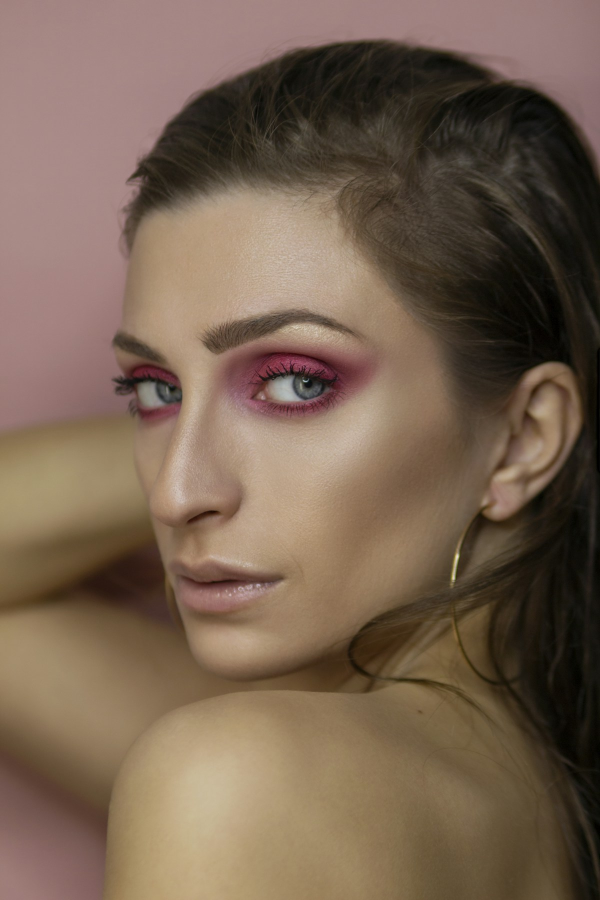
#> input picture website/assets/beauty-eyes.jpg, 1200 x 1800 px (shown at 1/2 size)
$ python smooth_lip_cvat_labels.py --image-dir ../website/assets --source-combined-dir ../website/assets --output-dir out
#> lines starting #> are read from the running program, lines starting #| are printed output that depends on the picture; after the words box and inside, x2 and y2 are one past the last pixel; in counts of white or black regions, pixels touching at a corner belong together
from __future__ import annotations

import argparse
import json
import math
import shutil
import zipfile
from datetime import datetime, timezone
from pathlib import Path
from typing import Any
from xml.etree import ElementTree as ET

import numpy as np
from PIL import Image, ImageDraw, ImageFont


CLASS_NAMES = {
    1: "upper_lip",
    2: "lower_lip",
    3: "inner_mouth",
}

CLASS_COLORS = {
    1: (236, 36, 82, 185),
    2: (255, 92, 128, 185),
    3: (24, 24, 28, 230),
}

KEYPOINT_NAMES = (
    "left_corner",
    "right_corner",
    "upper_left_peak",
    "upper_cupid_bow",
    "upper_right_peak",
    "upper_outer_mid",
    "lower_left_arc",
    "lower_right_arc",
    "lower_outer_mid",
    "inner_left_corner",
    "inner_right_corner",
    "inner_upper_mid",
    "inner_lower_mid",
)


def load_label(path: Path, size: tuple[int, int]) -> np.ndarray:
    label = Image.open(path).convert("L")
    if label.size != size:
        label = label.resize(size, Image.Resampling.NEAREST)
    return np.asarray(label, dtype=np.uint8)


def smooth_1d(values: np.ndarray, window: int) -> np.ndarray:
    window = max(1, int(window))
    if window <= 1 or values.size < 3:
        return values.astype(np.float64)
    if window % 2 == 0:
        window += 1
    window = min(window, values.size if values.size % 2 == 1 else values.size - 1)
    if window <= 1:
        return values.astype(np.float64)
    pad = window // 2
    padded = np.pad(values.astype(np.float64), (pad, pad), mode="edge")
    kernel = np.ones(window, dtype=np.float64) / float(window)
    return np.convolve(padded, kernel, mode="valid")


def keep_largest_component(mask: np.ndarray) -> np.ndarray:
    ys, xs = np.nonzero(mask)
    if xs.size == 0:
        return mask

    x0, x1 = int(xs.min()), int(xs.max()) + 1
    y0, y1 = int(ys.min()), int(ys.max()) + 1
    cropped = mask[y0:y1, x0:x1].astype(bool)
    visited = np.zeros(cropped.shape, dtype=bool)
    best_pixels: list[tuple[int, int]] = []
    height, width = cropped.shape

    for start_y, start_x in zip(*np.nonzero(cropped & ~visited)):
        if visited[start_y, start_x]:
            continue
        stack = [(int(start_y), int(start_x))]
        visited[start_y, start_x] = True
        pixels: list[tuple[int, int]] = []
        while stack:
            y, x = stack.pop()
            pixels.append((y, x))
            for ny, nx in ((y - 1, x), (y + 1, x), (y, x - 1), (y, x + 1)):
                if 0 <= ny < height and 0 <= nx < width and cropped[ny, nx] and not visited[ny, nx]:
                    visited[ny, nx] = True
                    stack.append((ny, nx))
        if len(pixels) > len(best_pixels):
            best_pixels = pixels

    output = np.zeros_like(mask, dtype=bool)
    if best_pixels:
        yy = np.array([point[0] + y0 for point in best_pixels], dtype=np.int64)
        xx = np.array([point[1] + x0 for point in best_pixels], dtype=np.int64)
        output[yy, xx] = True
    return output


def mask_to_smooth_polygon(
    mask: np.ndarray,
    points_per_edge: int,
    smooth_window: int,
    min_points: int = 8,
) -> list[tuple[float, float]]:
    mask = keep_largest_component(mask.astype(bool))
    if int(mask.sum()) < min_points:
        return []

    ys, xs = np.nonzero(mask)
    unique_x = np.unique(xs)
    if unique_x.size < 4:
        return []

    top: list[float] = []
    bottom: list[float] = []
    columns: list[int] = []
    for x in unique_x:
        col_ys = ys[xs == x]
        if col_ys.size == 0:
            continue
        columns.append(int(x))
        top.append(float(col_ys.min()))
        bottom.append(float(col_ys.max()))

    x_values = np.asarray(columns, dtype=np.float64)
    top_values = smooth_1d(np.asarray(top, dtype=np.float64), smooth_window)
    bottom_values = smooth_1d(np.asarray(bottom, dtype=np.float64), smooth_window)
    count = int(min(max(points_per_edge, 6), x_values.size))
    sample_indices = np.linspace(0, x_values.size - 1, count).round().astype(np.int64)
    sample_indices = np.unique(sample_indices)

    top_points = [(float(x_values[i]), float(top_values[i])) for i in sample_indices]
    bottom_points = [(float(x_values[i]), float(bottom_values[i])) for i in sample_indices[::-1]]
    polygon = top_points + bottom_points
    if len(polygon) < min_points:
        return []
    return polygon


def polygon_to_mask(points: list[tuple[float, float]], size: tuple[int, int]) -> np.ndarray:
    image = Image.new("L", size, 0)
    if points:
        ImageDraw.Draw(image).polygon([(float(x), float(y)) for x, y in points], fill=255)
    return np.asarray(image, dtype=np.uint8) > 0


# [122 lines left out: functions _mask_columns, _column_point, _extreme_point, _top_point_in_range, _fractional_point, extract_lip_keypoints, not called in this run]


def label_to_rgba(label: np.ndarray) -> Image.Image:
    rgba = np.zeros((label.shape[0], label.shape[1], 4), dtype=np.uint8)
    for class_id, color in CLASS_COLORS.items():
        rgba[label == class_id] = color
    return Image.fromarray(rgba)


def overlay_label(image: Image.Image, label: np.ndarray) -> Image.Image:
    return Image.alpha_composite(image.convert("RGBA"), label_to_rgba(label)).convert("RGB")


def draw_polygons(image: Image.Image, polygons: dict[int, list[tuple[float, float]]]) -> Image.Image:
    output = image.convert("RGBA")
    overlay = Image.new("RGBA", image.size, (0, 0, 0, 0))
    draw = ImageDraw.Draw(overlay)
    for class_id, points in polygons.items():
        if len(points) < 3:
            continue
        fill = CLASS_COLORS[class_id]
        line = fill[:3] + (255,)
        draw.polygon(points, fill=fill)
        draw.line(points + [points[0]], fill=line, width=3)
    return Image.alpha_composite(output, overlay).convert("RGB")


def draw_keypoints(image: Image.Image, keypoints: dict[str, tuple[float, float]]) -> Image.Image:
    output = image.convert("RGBA")
    draw = ImageDraw.Draw(output)
    radius = max(4, int(round(min(image.size) * 0.006)))
    for name, (x, y) in keypoints.items():
        color = (255, 230, 48, 255) if name.startswith("inner_") else (70, 220, 255, 255)
        draw.ellipse((x - radius, y - radius, x + radius, y + radius), fill=color, outline=(20, 20, 20, 255), width=1)
    return output.convert("RGB")


def title(image: Image.Image, text: str) -> Image.Image:
    output = Image.new("RGB", (image.width, image.height + 28), "white")
    output.paste(image.convert("RGB"), (0, 28))
    draw = ImageDraw.Draw(output)
    try:
        font = ImageFont.truetype("/System/Library/Fonts/Supplemental/Arial.ttf", 14)
    except OSError:
        font = ImageFont.load_default()
    draw.text((6, 6), text, fill=(20, 20, 20), font=font)
    return output


def hstack(images: list[Image.Image]) -> Image.Image:
    output = Image.new("RGB", (sum(image.width for image in images), max(image.height for image in images)), "white")
    x = 0
    for image in images:
        output.paste(image.convert("RGB"), (x, 0))
        x += image.width
    return output


def fit_width(image: Image.Image, width: int) -> Image.Image:
    if image.width == width:
        return image
    height = max(1, int(round(image.height * width / image.width)))
    return image.resize((width, height), Image.Resampling.BILINEAR)


def make_grid(images: list[Image.Image], columns: int) -> Image.Image:
    if not images:
        return Image.new("RGB", (1, 1), "white")
    cell_w = max(image.width for image in images)
    cell_h = max(image.height for image in images)
    rows = int(math.ceil(len(images) / columns))
    output = Image.new("RGB", (cell_w * columns, cell_h * rows), "white")
    for index, image in enumerate(images):
        output.paste(image.convert("RGB"), ((index % columns) * cell_w, (index // columns) * cell_h))
    return output


def polygon_points_attribute(points: list[tuple[float, float]]) -> str:
    return ";".join(f"{x:.2f},{y:.2f}" for x, y in points)


def build_cvat_xml(
    task_name: str,
    images: list[dict[str, Any]],
    labels: dict[str, dict[int, list[tuple[float, float]]]],
    keypoints_by_stem: dict[str, dict[str, tuple[float, float]]] | None = None,
) -> ET.ElementTree:
    annotations = ET.Element("annotations")
    ET.SubElement(annotations, "version").text = "1.1"
    meta = ET.SubElement(annotations, "meta")
    task = ET.SubElement(meta, "task")
    ET.SubElement(task, "id").text = "0"
    ET.SubElement(task, "name").text = task_name
    ET.SubElement(task, "size").text = str(len(images))
    ET.SubElement(task, "mode").text = "annotation"
    ET.SubElement(task, "overlap").text = "0"
    ET.SubElement(task, "bugtracker").text = ""
    ET.SubElement(task, "flipped").text = "False"
    now = datetime.now(timezone.utc).isoformat()
    ET.SubElement(task, "created").text = now
    ET.SubElement(task, "updated").text = now

    labels_node = ET.SubElement(task, "labels")
    for class_name in CLASS_NAMES.values():
        label_node = ET.SubElement(labels_node, "label")
        ET.SubElement(label_node, "name").text = class_name
        ET.SubElement(label_node, "type").text = "polygon"
        ET.SubElement(label_node, "attributes")
    if keypoints_by_stem is not None:
        for keypoint_name in KEYPOINT_NAMES:
            label_node = ET.SubElement(labels_node, "label")
            ET.SubElement(label_node, "name").text = keypoint_name
            ET.SubElement(label_node, "type").text = "points"
            ET.SubElement(label_node, "attributes")

    segments = ET.SubElement(task, "segments")
    segment = ET.SubElement(segments, "segment")
    ET.SubElement(segment, "id").text = "0"
    ET.SubElement(segment, "start").text = "0"
    ET.SubElement(segment, "stop").text = str(max(len(images) - 1, 0))
    ET.SubElement(segment, "url").text = ""

    owner = ET.SubElement(task, "owner")
    ET.SubElement(owner, "username").text = "codex"
    ET.SubElement(owner, "email").text = ""
    ET.SubElement(meta, "dumped").text = now

    for index, item in enumerate(images):
        image_node = ET.SubElement(
            annotations,
            "image",
            {
                "id": str(index),
                "name": item["name"],
                "width": str(item["width"]),
                "height": str(item["height"]),
            },
        )
        for z_order, class_id in enumerate((1, 2, 3), start=1):
            points = labels[item["stem"]].get(class_id, [])
            if len(points) < 3:
                continue
            ET.SubElement(
                image_node,
                "polygon",
                {
                    "label": CLASS_NAMES[class_id],
                    "source": "auto",
                    "points": polygon_points_attribute(points),
                    "occluded": "0",
                    "z_order": str(z_order),
                },
            )
        if keypoints_by_stem is not None:
            keypoints = keypoints_by_stem.get(item["stem"], {})
            for z_order, keypoint_name in enumerate(KEYPOINT_NAMES, start=10):
                point = keypoints.get(keypoint_name)
                if point is None:
                    continue
                ET.SubElement(
                    image_node,
                    "points",
                    {
                        "label": keypoint_name,
                        "source": "auto",
                        "points": f"{point[0]:.2f},{point[1]:.2f}",
                        "occluded": "0",
                        "z_order": str(z_order),
                    },
                )
    return ET.ElementTree(annotations)


def write_xml(tree: ET.ElementTree, path: Path) -> None:
    ET.indent(tree, space="  ")
    tree.write(path, encoding="utf-8", xml_declaration=True)


def smooth_labels(
    image_dir: Path,
    source_combined_dir: Path,
    output_dir: Path,
    task_name: str,
    points_per_edge: int,
    smooth_window: int,
    panel_width: int,
    overwrite: bool,
    add_keypoints: bool = False,
) -> dict[str, Any]:
    if output_dir.exists() and overwrite:
        shutil.rmtree(output_dir)
    if output_dir.exists():
        raise FileExistsError(output_dir)

    masks_dir = output_dir / "masks"
    combined_dir = output_dir / "combined_masks"
    previews_dir = output_dir / "previews"
    cvat_dir = output_dir / "cvat"
    for class_name in CLASS_NAMES.values():
        (masks_dir / class_name).mkdir(parents=True, exist_ok=True)
    combined_dir.mkdir(parents=True, exist_ok=True)
    previews_dir.mkdir(parents=True, exist_ok=True)
    cvat_dir.mkdir(parents=True, exist_ok=True)

    image_paths = sorted(image_dir.glob("*.jpg"))
    images_meta: list[dict[str, Any]] = []
    polygons_by_stem: dict[str, dict[int, list[tuple[float, float]]]] = {}
    keypoints_by_stem: dict[str, dict[str, tuple[float, float]]] = {}
    preview_panels: list[Image.Image] = []

    for image_path in image_paths:
        image = Image.open(image_path).convert("RGB")
        source_path = source_combined_dir / f"{image_path.stem}.png"
        if not source_path.exists():
            continue
        source_label = load_label(source_path, image.size)
        combined = np.zeros((image.height, image.width), dtype=np.uint8)
        polygons: dict[int, list[tuple[float, float]]] = {}
        for class_id, class_name in CLASS_NAMES.items():
            class_mask = source_label == class_id
            points = mask_to_smooth_polygon(
                class_mask,
                points_per_edge=points_per_edge,
                smooth_window=smooth_window,
            )
            polygons[class_id] = points
            binary = polygon_to_mask(points, image.size)
            Image.fromarray((binary.astype(np.uint8) * 255)).save(masks_dir / class_name / f"{image_path.stem}.png")
            combined[binary] = class_id

        # Inner mouth should stay visible where it overlaps lips.
        inner = polygon_to_mask(polygons.get(3, []), image.size)
        combined[inner] = 3
        keypoints = extract_lip_keypoints(combined) if add_keypoints else {}
        Image.fromarray(combined).save(combined_dir / f"{image_path.stem}.png")
        polygons_by_stem[image_path.stem] = polygons
        keypoints_by_stem[image_path.stem] = keypoints
        images_meta.append(
            {
                "stem": image_path.stem,
                "name": image_path.name,
                "width": image.width,
                "height": image.height,
                "image": str(image_path),
            }
        )

        preview = hstack(
            [
                title(image, "image"),
                title(overlay_label(image, source_label), "old mask"),
                title(draw_keypoints(draw_polygons(image, polygons), keypoints), "smooth relabel"),
            ]
        )
        preview = fit_width(preview, panel_width)
        preview.save(previews_dir / f"preview_{image_path.stem}.jpg", quality=94)
        preview_panels.append(preview)

    contact_sheet = previews_dir / "preview_sheet.jpg"
    make_grid(preview_panels, columns=2).save(contact_sheet, quality=94)

    annotations_xml = cvat_dir / "annotations.xml"
    tree = build_cvat_xml(
        task_name,
        images_meta,
        polygons_by_stem,
        keypoints_by_stem=keypoints_by_stem if add_keypoints else None,
    )
    write_xml(tree, annotations_xml)

    zip_path = cvat_dir / f"{task_name}.zip"
    with zipfile.ZipFile(zip_path, "w", compression=zipfile.ZIP_DEFLATED) as zf:
        zf.write(annotations_xml, "annotations.xml")
        for item in images_meta:
            zf.write(Path(item["image"]), f"images/{Path(item['image']).name}")

    summary = {
        "image_dir": str(image_dir),
        "source_combined_dir": str(source_combined_dir),
        "output_dir": str(output_dir),
        "task_name": task_name,
        "count": len(images_meta),
        "points_per_edge": points_per_edge,
        "smooth_window": smooth_window,
        "add_keypoints": add_keypoints,
        "keypoint_names": list(KEYPOINT_NAMES) if add_keypoints else [],
        "masks_dir": str(masks_dir),
        "combined_dir": str(combined_dir),
        "previews_dir": str(previews_dir),
        "preview_sheet": str(contact_sheet),
        "cvat_xml": str(annotations_xml),
        "cvat_zip": str(zip_path),
    }
    (output_dir / "summary.json").write_text(json.dumps(summary, indent=2, sort_keys=True), encoding="utf-8")
    return summary


def parse_args() -> argparse.Namespace:
    parser = argparse.ArgumentParser(description="Smooth rough lip masks into CVAT polygon labels.")
    parser.add_argument("--image-dir", required=True)
    parser.add_argument("--source-combined-dir", required=True)
    parser.add_argument("--output-dir", required=True)
    parser.add_argument("--task-name", default="arface_lip_uv_smooth")
    parser.add_argument("--points-per-edge", type=int, default=28)
    parser.add_argument("--smooth-window", type=int, default=15)
    parser.add_argument("--panel-width", type=int, default=1200)
    parser.add_argument("--add-keypoints", action="store_true", help="Add auto lip point labels to the CVAT XML.")
    parser.add_argument("--overwrite", action="store_true")
    return parser.parse_args()


def main() -> None:
    args = parse_args()
    summary = smooth_labels(
        image_dir=Path(args.image_dir).expanduser(),
        source_combined_dir=Path(args.source_combined_dir).expanduser(),
        output_dir=Path(args.output_dir).expanduser(),
        task_name=args.task_name,
        points_per_edge=args.points_per_edge,
        smooth_window=args.smooth_window,
        panel_width=args.panel_width,
        overwrite=args.overwrite,
        add_keypoints=args.add_keypoints,
    )
#> in smooth_labels, image is the input picture: PIL image 1200x1800 RGB; mean R, G, B 118.9, 98.3, 80.8
#> in load_label, `label = Image.open(path).convert("L")`:
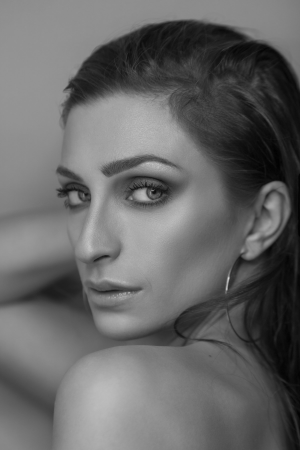
#> label: PIL image 1200x1800 L (shown at 1/4 size); min 0, max 225, mean 102.5
#> the loop in smooth_labels, `for class_id, class_name in CLASS_NAMES.items():` made 3 passes
#> unique_x in mask_to_smooth_polygon on passes 1 to 2: [1194, 1195, 1196, 1197], [1194]
#> pass 1, in smooth_labels, `class_mask = source_label == class_id`:
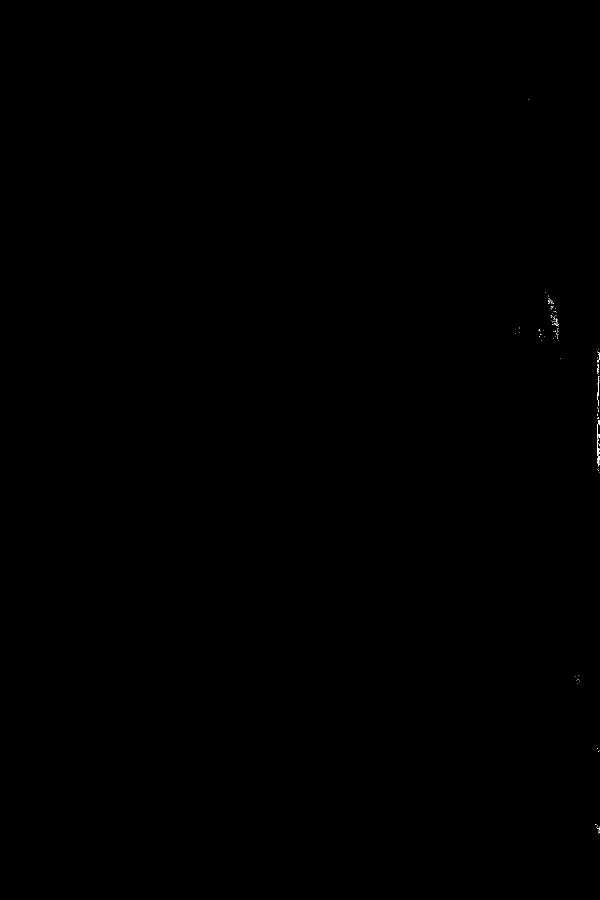
#> class_mask: shape (1800, 1200) bool (shown at 1/2 size); 0.03% white in thin lines or dots, all inside (x1, y1, x2, y2) = (1031, 199, 1200, 1667)
#> pass 1, in keep_largest_component, `cropped = mask[y0:y1, x0:x1].astype(bool)`:
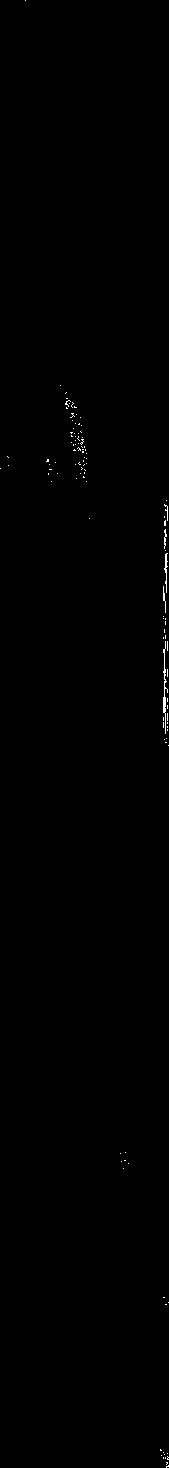
#> cropped: shape (1468, 169) bool; 0.23% white in thin lines or dots
#> after the loop in smooth_labels, `for class_id, class_name in CLASS_NAMES.items():`: polygons = {1: [(1194, 848), (1195, 854.7), (1196, 865.3), (1197, 876), (1197, 894.7), (1196, 902.7), (1195, 910.7), (1194, 911)], 2: [], 3: [(1107, 618), (1108, 618), (1109, 619), (1110, 620), (1110, 621), (1109, 620.7), (1108, 620.7), (1107, 620.7)]}
#> in smooth_labels, `keypoints = extract_lip_keypoints(combined) if add_keypoints else {}`: keypoints = 0 items
#> after the loop in label_to_rgba, `for class_id, color in CLASS_COLORS.items():`:
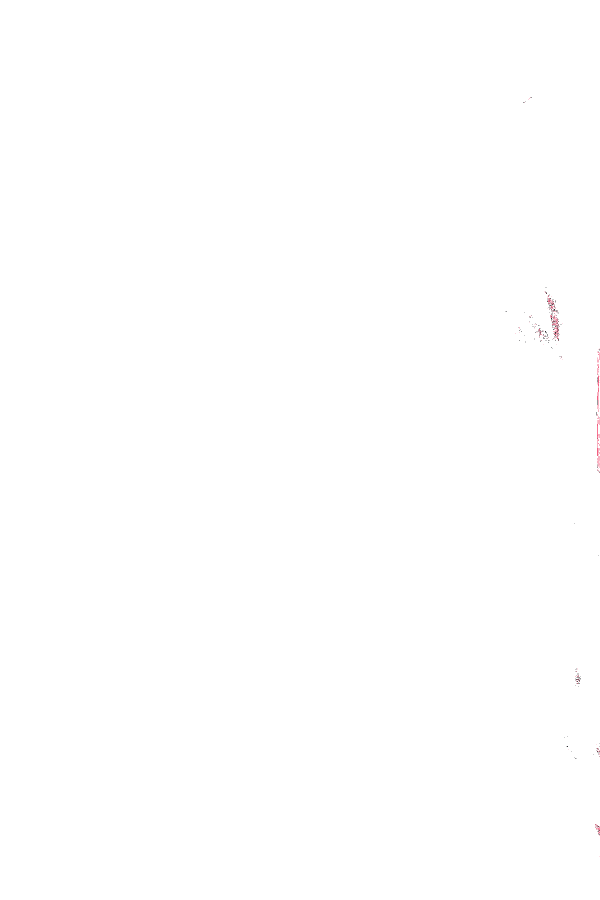
#> rgba: shape (1800, 1200, 4) (shown at 1/2 size); mean of channels 0, 1, 2, 3 0.1, 0, 0.1, 0.1; transparent parts drawn white
#> the loop in draw_polygons, `for class_id, points in polygons.items():` made 3 passes
#> (fill, line) on passes 1, 3: ((236, 36, 82, 185), (236, 36, 82, 255)), ((24, 24, 28, 230), (24, 24, 28, 255))
#> the loop in hstack, `for image in images:` made 3 passes
#> x on passes 1 to 3: 1200, 2400, 3600
#> after the loop in hstack, `for image in images:`:
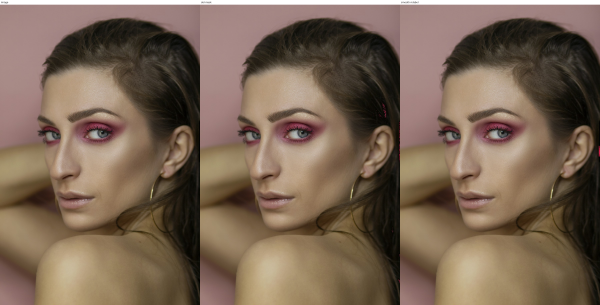
#> output: PIL image 3600x1828 RGB (shown at 1/6 size); mean R, G, B 121, 100.7, 83.5
#> after the loop in hstack, `for image in images:`: x = 3600
#> in make_grid, `cell_w = max(image.width for image in images)`: cell_w = 1200
#> in make_grid, `cell_h = max(image.height for image in images)`: cell_h = 609
#> in make_grid, `rows = int(math.ceil(len(images) / columns))`: rows = 1
#> the loop in make_grid, `for index, image in enumerate(images):` made 2 passes
#> after the loop in make_grid, `for index, image in enumerate(images):`:
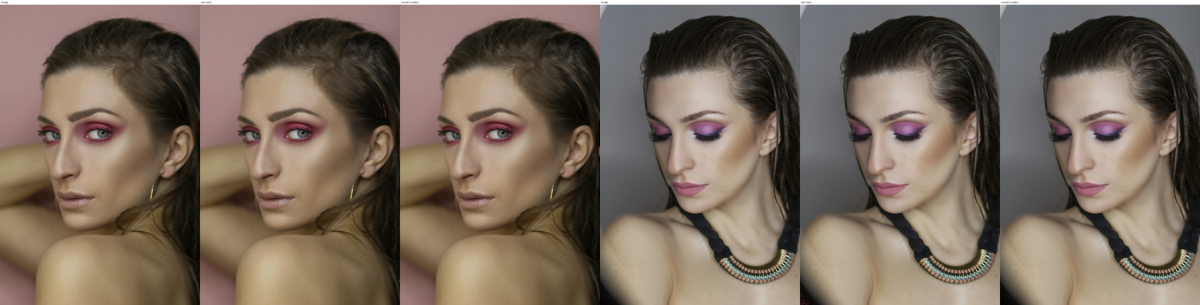
#> output: PIL image 2400x609 RGB (shown at 1/2 size); mean R, G, B 120.4, 105.5, 92.4
    print(json.dumps(summary, indent=2, sort_keys=True))


if __name__ == "__main__":
#> (the run stopped early here; a loop or call above may not have finished)
